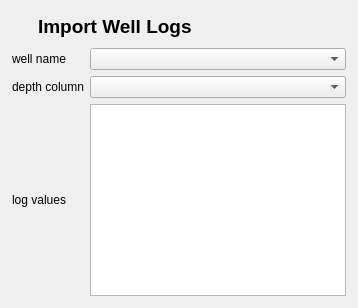
          <widget class="QWidget" name="well_logs">
           <attribute name="icon">
            <iconset resource="resources.qrc">
             <normaloff>:/plugins/GeologicalDataProcessing/images/log.svg</normaloff>:/plugins/GeologicalDataProcessing/images/log.svg</iconset>
           </attribute>
           <attribute name="title">
            <string/>
           </attribute>
           <layout class="QVBoxLayout" name="verticalLayout_9">
            <property name="leftMargin">
             <number>0</number>
            </property>
            <property name="topMargin">
             <number>0</number>
            </property>
            <property name="rightMargin">
             <number>0</number>
            </property>
            <property name="bottomMargin">
             <number>0</number>
            </property>
            <item>
             <layout class="QGridLayout" name="gridLayout_6">
              <property name="leftMargin">
               <number>12</number>
              </property>
              <property name="topMargin">
               <number>12</number>
              </property>
              <property name="rightMargin">
               <number>12</number>
              </property>
              <property name="bottomMargin">
               <number>12</number>
              </property>
              <item row="0" column="0" colspan="2">
               <layout class="QHBoxLayout" name="horizontalLayout_9">
                <item>
                 <widget class="QLabel" name="label_51">
                  <property name="minimumSize">
                   <size>
                    <width>20</width>
                    <height>20</height>
                   </size>
                  </property>
                  <property name="maximumSize">
                   <size>
                    <width>20</width>
                    <height>20</height>
                   </size>
                  </property>
                  <property name="text">
                   <string/>
                  </property>
                  <property name="pixmap">
                   <pixmap resource="resources.qrc">:/plugins/GeologicalDataProcessing/images/log.svg</pixmap>
                  </property>
                  <property name="scaledContents">
                   <bool>true</bool>
                  </property>
                 </widget>
                </item>
                <item>
                 <widget class="QLabel" name="label_52">
                  <property name="minimumSize">
                   <size>
                    <width>0</width>
                    <height>30</height>
                   </size>
                  </property>
                  <property name="maximumSize">
                   <size>
                    <width>645555</width>
                    <height>30</height>
                   </size>
                  </property>
                  <property name="text">
                   <string>&lt;html&gt;&lt;head/&gt;&lt;body&gt;&lt;p&gt;&lt;span style=&quot; font-size:14pt; font-weight:600;&quot;&gt;Import Well Logs&lt;/span&gt;&lt;/p&gt;&lt;/body&gt;&lt;/html&gt;</string>
                  </property>
                  <property name="textFormat">
                   <enum>Qt::RichText</enum>
                  </property>
                  <property name="scaledContents">
                   <bool>true</bool>
                  </property>
                  <property name="wordWrap">
                   <bool>false</bool>
                  </property>
                 </widget>
                </item>
               </layout>
              </item>
              <item row="2" column="0">
               <widget class="QLabel" name="label_41">
                <property name="text">
                 <string>depth column</string>
                </property>
               </widget>
              </item>
              <item row="1" column="0">
               <widget class="QLabel" name="label_39">
                <property name="text">
                 <string>well name</string>
                </property>
               </widget>
              </item>
              <item row="1" column="1">
               <widget class="QComboBox" name="well_name_logs"/>
              </item>
              <item row="2" column="1">
               <widget class="QComboBox" name="depth_logs"/>
              </item>
              <item row="3" column="1">
               <widget class="QListWidget" name="values_logs">
                <property name="selectionMode">
                 <enum>QAbstractItemView::MultiSelection</enum>
                </property>
               </widget>
              </item>
              <item row="3" column="0">
               <widget class="QLabel" name="label_40">
                <property name="text">
                 <string>log values</string>
                </property>
               </widget>
              </item>
             </layout>
            </item>
           </layout>
          </widget>
